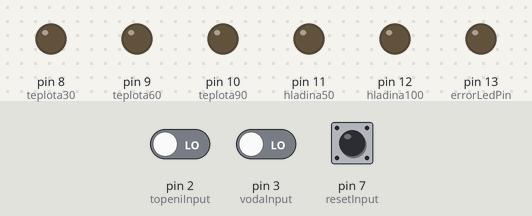
The program below on a simulated Arduino Nano, built with avr-gcc and run on an emulated ATmega328P. Parts: output pins drawn as LEDs (lit = HIGH). The test bench sets the inputs (shaded band); at power-on: pin 2 (topeniInput) LOW, pin 3 (vodaInput) LOW, pin 7 (resetInput) LOW.

Above: at 1.2 s.
1.3 s: pin 2 (topeniInput) driven HIGH
At 2.5 s:
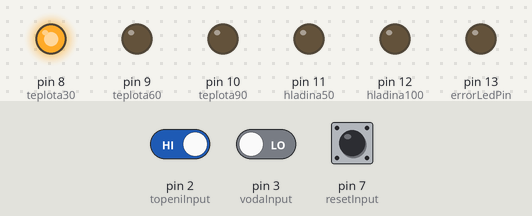
4.3 s: pin 3 (vodaInput) driven HIGH
At 4.8 s:
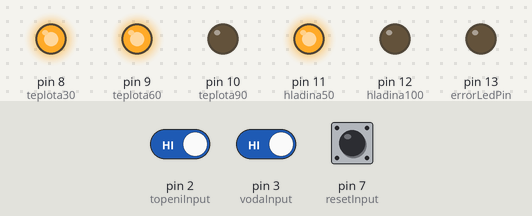
7.3 s: pin 7 (resetInput) pulled HIGH for 0.15 s
At 7.8 s:
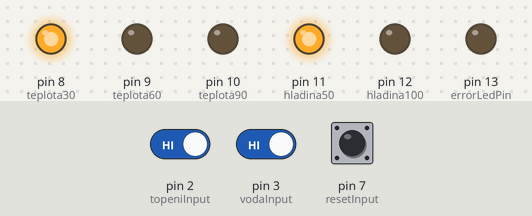
10.4 s: pin 2 (topeniInput) driven LOW
At 12.8 s:
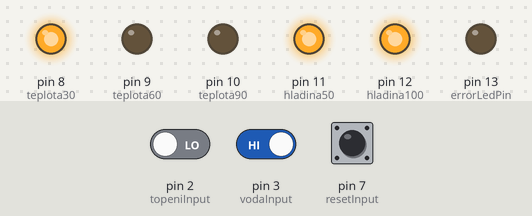
13.4 s: pin 7 (resetInput) pulled HIGH for 1 s
At 14.9 s:
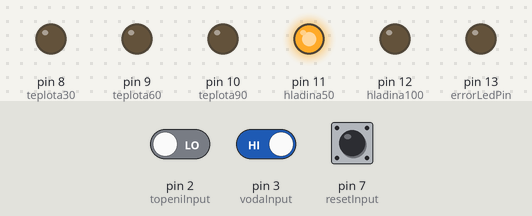
17.4 s: pin 2 (topeniInput) driven HIGH
At 21.1 s:
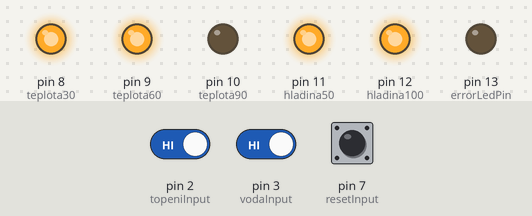
Timing chart, 0 to 21.4 s (numbered marks = the images above; inputs shaded):
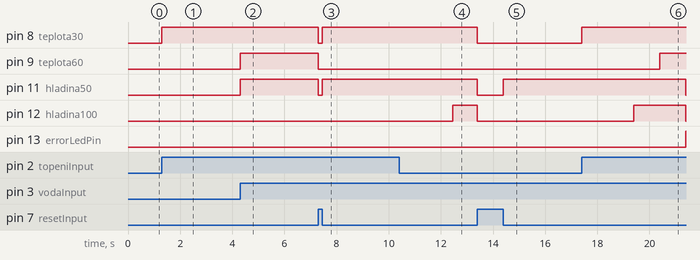

Measured:
- after the input at 1.3 s, pin 8 (teplota30): LOW → HIGH at once; pin 9 (teplota60): LOW → HIGH after 3.0 s
- after the input at 4.3 s, pin 10 (teplota90): stays LOW (without the input it goes to HIGH after 3.0 s); pin 11 (hladina50): LOW → HIGH at once
- after the input at 7.3 s, pin 8 (teplota30), pin 9 (teplota60): HIGH → LOW after 0.00 s instead of 1.0 s; pin 11 (hladina50): HIGH → LOW at once, → HIGH 0.15 s later; pin 13 (errorLedPin): stays LOW (without the input it goes to HIGH after 1.0 s)
- after the input at 10.4 s, pin 9 (teplota60): stays LOW (without the input it goes to HIGH after 0.05 s)
- after the input at 13.4 s, pin 8 (teplota30): HIGH → LOW at once; pin 11 (hladina50), pin 12 (hladina100): HIGH → LOW after 0.00 s instead of 1.0 s; pin 13 (errorLedPin): stays LOW (without the input it goes to HIGH after 1.0 s)
- after the input at 17.4 s, pin 8 (teplota30): LOW → HIGH at once; pin 9 (teplota60): LOW → HIGH after 3.0 s

The program:

main.cpp
```cpp
#include <Arduino.h>
const int topeniInput = 2; // Pin tlačítka
const int vodaInput = 3;
const int resetInput = 7;   // Pin resetovacího tlačítka
const int teplota30 = 8;    // Pin první LED
const int teplota60 = 9;    // Pin druhé LED
const int teplota90 = 10;   // Pin třetí LED
const int errorLedPin = 13; // Pin chybové LED
const int hladina50 = 11;
const int hladina100 = 12;

bool buttonHeldTopeni = false;
bool buttonHeldVoda = false;           // Stav tlačítka
bool errorState = false;               // Stav chyby
unsigned long previousTimeTopeni = 0;  // Uložený čas pro řízení logiky
unsigned long holdStartTimeTopeni = 0; // Čas, kdy bylo tlačítko drženo po třetí LED
int ledStateTopeni = 0;
unsigned long previousTimeVoda = 0;  // Uložený čas pro řízení logiky
unsigned long holdStartTimeVoda = 0; // Čas, kdy bylo tlačítko drženo po druhé LED
int ledStateVoda = 0;                // Stav (0: vše zhasnuto, 1-3: rozsvícené, -1 až -3: zhasínání)

void voda(){
  // Číst stav tlačítek
  bool buttonPressed = digitalRead(vodaInput) == HIGH;
  bool resetPressed = digitalRead(resetInput) == HIGH;

  // Resetování při stisknutí resetovacího tlačítka
  if (resetPressed) {
    errorState = false; // Zrušení stavu chyby
    ledStateVoda = 0;       // Resetování stavu LED
    buttonHeldVoda = false; // Resetování stavu tlačítka
    holdStartTimeVoda = 0;

    // Vypnutí všech LED
    digitalWrite(hladina50, LOW);
    digitalWrite(hladina100, LOW);
    digitalWrite(errorLedPin, LOW);
    return; // Ukončit smyčku, aby se další logika neprováděla
  }

  // Pokud je chybový stav aktivní, nedělat nic dalšího
  if (errorState) {
    return;
  }

  // Kontrola tlačítka
  if (buttonPressed) {
    if (!buttonHeldVoda) { // Pokud tlačítko nebylo dříve stisknuto
      buttonHeldVoda = true;
      ledStateVoda = 1; // Začněte od první LED
      previousTimeVoda = millis(); // Nastavte čas
    }
  } else {
    buttonHeldVoda = false; // Resetovat držení tlačítka, pokud bylo puštěno
  }

  // Časování pomocí millis()
  unsigned long currentTimeVoda = millis();

  // Logika pro rozsvěcování LED
  if (buttonHeldVoda) {
    if (ledStateVoda == 1 && currentTimeVoda - previousTimeVoda >= 5000) {
      digitalWrite(hladina100, HIGH); // Rozsvítit druhou LED
      ledStateVoda = 2;
      previousTimeVoda = currentTimeVoda;
    } else if (ledStateVoda == 1) {
      digitalWrite(hladina50, HIGH); // Rozsvítit první LED
    }

    // Kontrola dlouhého držení tlačítka po rozsvícení druhé LED
    if (ledStateVoda == 2) {
      if (holdStartTimeVoda == 0) { // Zahájit měření držení tlačítka
        holdStartTimeVoda = currentTimeVoda;
      } else if (currentTimeVoda - holdStartTimeVoda >= 2000) {
        digitalWrite(errorLedPin, HIGH); // Rozsvítit chybovou LED
        errorState = true;               // Nastavit chybový stav
        // Ihned vypnout obě LED
      digitalWrite(hladina50, LOW);
    digitalWrite(hladina100, LOW);
      }
    }
  }

  // Reset časování držení tlačítka, pokud není dosažena druhá LED
  if (ledStateVoda != 2) {
    holdStartTimeVoda = 0;
  }

}
void topeni()
{
  // Číst stav tlačítek
  bool buttonPressed = digitalRead(topeniInput) == HIGH;
  bool resetPressed = digitalRead(resetInput) == HIGH;

  // Resetování při stisknutí resetovacího tlačítka
  if (resetPressed)
  {
    errorState = false;       // Zrušení stavu chyby
    ledStateTopeni = 0;       // Resetování stavu LED
    buttonHeldTopeni = false; // Resetování stavu tlačítka
    holdStartTimeTopeni = 0;

    // Vypnutí všech LED
    digitalWrite(teplota30, LOW);
    digitalWrite(teplota60, LOW);
    digitalWrite(teplota90, LOW);
    digitalWrite(errorLedPin, LOW);
    return; // Ukončit smyčku, aby se další logika neprováděla
  }

  // Pokud je chybový stav aktivní, nedělat nic dalšího
  if (errorState)
  {
    return;
  }

  // Kontrola tlačítka
  if (buttonPressed)
  {
    if (!buttonHeldTopeni)
    { // Pokud tlačítko nebylo dříve stisknuto
      buttonHeldTopeni = true;
      ledStateTopeni = 1;            // Začněte od první LED
      previousTimeTopeni = millis(); // Nastavte čas
    }
  }
  else
  {
    if (buttonHeldTopeni)
    { // Pokud bylo tlačítko puštěno
      buttonHeldTopeni = false;
      ledStateTopeni = -3; // Zahajte zhasínání od poslední LED
      previousTimeTopeni = millis();
    }
  }

  // Časování pomocí millis()
  unsigned long currentTimeTopeni = millis();

  // Logika pro rozsvěcování
  if (buttonHeldTopeni)
  {
    if (ledStateTopeni == 1 && currentTimeTopeni - previousTimeTopeni >= 3000)
    {
      digitalWrite(teplota60, HIGH); // Rozsvítit druhou LED
      ledStateTopeni = 2;
      previousTimeTopeni = currentTimeTopeni;
    }
    else if (ledStateTopeni == 2 && currentTimeTopeni - previousTimeTopeni >= 3000)
    {
      digitalWrite(teplota90, HIGH); // Rozsvítit třetí LED
      ledStateTopeni = 3;
      previousTimeTopeni = currentTimeTopeni;
    }
    else if (ledStateTopeni == 1)
    {
      digitalWrite(teplota30, HIGH); // Rozsvítit první LED
    }

    // Kontrola dlouhého držení tlačítka po rozsvícení třetí LED
    if (ledStateTopeni == 3)
    {
      if (holdStartTimeTopeni == 0)
      { // Zahájit měření držení tlačítka
        holdStartTimeTopeni = currentTimeTopeni;
      }
      else if (currentTimeTopeni - holdStartTimeTopeni >= 1000)
      {
        digitalWrite(errorLedPin, HIGH); // Rozsvítit chybovou LED
        errorState = true;               // Nastavit chybový stav
        // Ihned vypnout všechny tři LED
        digitalWrite(teplota30, LOW);
        digitalWrite(teplota60, LOW);
        digitalWrite(teplota90, LOW);
      }
    }
  }

  // Reset časování držení tlačítka, pokud nebyla třetí LED
  if (ledStateTopeni != 3)
  {
    holdStartTimeTopeni = 0;
  }

  // Logika pro zhasínání
  if (!buttonHeldTopeni)
  {
    if (ledStateTopeni == -3 && currentTimeTopeni - previousTimeTopeni >= 2000)
    {
      digitalWrite(teplota90, LOW); // Zhasnout třetí LED
      ledStateTopeni = -2;
      previousTimeTopeni = currentTimeTopeni;
    }
    else if (ledStateTopeni == -2 && currentTimeTopeni - previousTimeTopeni >= 2000)
    {
      digitalWrite(teplota60, LOW); // Zhasnout druhou LED
      ledStateTopeni = -1;
      previousTimeTopeni = currentTimeTopeni;
    }
    else if (ledStateTopeni == -1 && currentTimeTopeni - previousTimeTopeni >= 2000)
    {
      digitalWrite(teplota30, LOW); // Zhasnout první LED
      ledStateTopeni = 0;
    }
  }
}
void setup()
{
  pinMode(topeniInput, INPUT); // Tlačítko jako vstup (s pull-up rezistorem)
  pinMode(resetInput, INPUT);  // Resetovací tlačítko jako vstup (s pull-up rezistorem)
  pinMode(teplota30, OUTPUT);  // LED jako výstupy
  pinMode(teplota60, OUTPUT);
  pinMode(teplota90, OUTPUT);
  pinMode(errorLedPin, OUTPUT);

  pinMode(vodaInput, INPUT); // Tlačítko jako vstup (s pull-up rezistorem)
  pinMode(hladina50, OUTPUT);  // LED jako výstupy
  pinMode(hladina100, OUTPUT);
  pinMode(errorLedPin, OUTPUT);

  // Všechny LED zhasnuté na začátku
  digitalWrite(teplota30, LOW);
  digitalWrite(teplota60, LOW);
  digitalWrite(teplota90, LOW);
  digitalWrite(errorLedPin, LOW);
   digitalWrite(hladina100, LOW);
  digitalWrite(hladina50, LOW);
}

void loop()
{
  topeni();
  voda();
}
```
